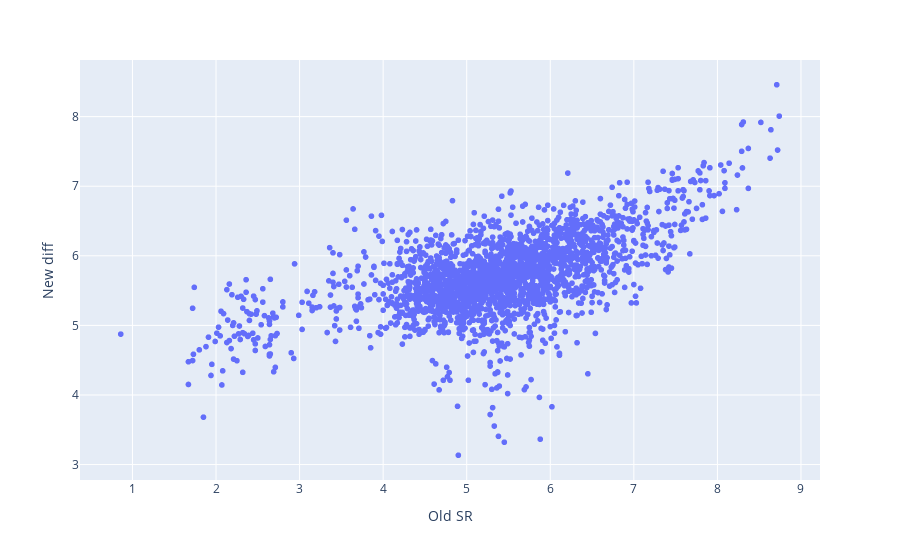

Notebook cell for this chart:
### Code cell
# plotly
import plotly.express as px
import pandas as pd

data = {
    'Old SR': xs, 
    'New diff': ys, 
    'Name': ["%s - %s [%s]" % (m.beatmapset.artist, m.beatmapset.title, m.version) for m in ms],
    'OD': [m.accuracy for m in ms],
    'totalPC': [m.playcount for m in ms],
}
df = pd.DataFrame(data)

fig = px.scatter(df, x = 'Old SR', y = 'New diff', hover_data = ['Name', 'Old SR', 'totalPC', 'OD', 'New diff'])
fig.show()

### Figure 1 — Plotly figure (JSON) as saved in the notebook; plotly's stock layout.template omitted (floating-point values rounded to 4 significant figures; data arrays with more than 128 entries replaced by an {"elided": "..."} marker saying what was removed)
{"data": [{"customdata": {"elided": "2282x3 mixed values"}, "hovertemplate": "Old SR=%{x}<br>New diff=%{y}<br>Name=%{customdata[0]}<br>totalPC=%{customdata[1]}<br>OD=%{customdata[2]}<extra></extra>", "legendgroup": "", "marker": {"color": "#636efa", "symbol": "circle"}, "mode": "markers", "name": "", "showlegend": false, "type": "scattergl", "x": {"elided": "2282 float values"}, "xaxis": "x", "y": {"elided": "2282 float values"}, "yaxis": "y"}], "layout": {"legend": {"tracegroupgap": 0}, "margin": {"t": 60}, "xaxis": {"anchor": "y", "domain": [0, 1], "title": {"text": "Old SR"}}, "yaxis": {"anchor": "x", "domain": [0, 1], "title": {"text": "New diff"}}}}
